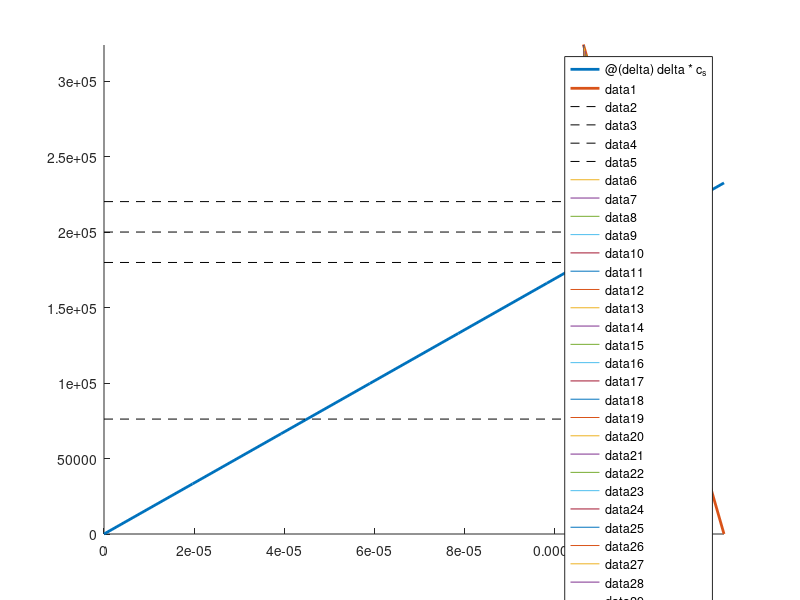

Recreate this plot in MATLAB.
%% hej
%KU2 grupp 7F
clear('all'); close; clc
P 			= 2.5e6; 		% Power to the system
v 			= 20; 			% [m/s] Wind speed
h_tower 	= 110; 			% [m] height of the tower
d_hole 		= 4; 			% [m] holepattern diameter
t_flange 	= 0.15; 		% [m] flange thickness
sigma_utm 	= 30e6; 		% [Pa] iff bolt >= M36
my_WB 		= [0.10 0.40]; 	% (0.10-0.40) Friction between washer and bolt
my_thread 	= [0.07 0.35]; 	% (0.07-0.35) Frction in the thread
w_flange 	= 0.19; 		% Flange width
d_tower 	= d_hole+0.130;	% Tower outer diameter
E 			= 206e9; 		% [Pa] Youngs modulus of steel
n_screws 	= 100;			% Number of swrews
delta_pl 	= 35e-6;		% Embedding distance

%index 1=M24 2=M30 3=M36 4=M42 5=M48 6=M56
%index 1=Pitch 2=out_dia 3=avg_dia 4=inner_dia 5=d_h 6=d_bw 7=dww
Bolt = 1e-3 * [
3   24 22.051 20.752 28 33.61 44;
3.5 30 27.727 26.211 35 45.75 56;
4   36 33.402 31.670 42 51.11 66;
4.5 42 39.077 37.129 48 59.95 78;
5   48 44.752 42.587 56 69.45 92;
5.5 56 52.428 50.046 66 78.66 105];
Bolt_c = 6;  %what bolt is choosen
B_dw = Bolt(Bolt_c, 7);
B_dh = Bolt(Bolt_c, 5);


c_s = E * (pi*Bolt(Bolt_c, 2)^2 /4) / (2*t_flange);	% = E_s*A_s/L_k
% Maskinelement 2.15 - 2.17:
x = (2*t_flange*B_dw/w_flange^2)^(1/3);
A_ekv = pi/4*(B_dw^2-B_dh^2) + pi/8 *(w_flange-B_dw)*B_dw *((x+1)^2 - 1);
c_k = E*A_ekv/(2*t_flange);	% = E_k*A_k/L_k

F_0 = 2e5;  %Pretension of the screw
F_0pl = F_0-delta_pl/(1/c_s+1/c_k);	% Embedding

%% Forces on the connection
F_wind = P/(v*0.75);
M_b = F_wind * h_tower;
alpha = 2*pi/n_screws;
F_N = sin([alpha:alpha:2*pi]);
F_N = F_N * M_b/(d_hole*sum(F_N(1:n_screws/2)));
F_s = F_0+c_s/(c_s+c_k).*F_N;
F_k = F_s - F_N;

% Stresses in the screws. F/(pi/4 * D^2)
sigma_max = max(F_s)/(pi*Bolt(Bolt_c, 2)^2/4);
sigma_m = F_0/(pi*Bolt(Bolt_c, 2)^2/4);
sigma_a = (max(F_s)-F_0)/(pi*Bolt(Bolt_c, 2)^2/4);

% elongations
delta_0s = F_0/c_s;
delta_0 = delta_0s * (c_s+c_k)/c_k;
delta_s = F_s/c_s;

% F/delta plots
s = @(delta) delta*c_s;
k = @(delta) delta_0s*(c_s+c_k) - delta*c_k;

hold on
ylim([0 max(F_k)])
fplot(s,[0 delta_0], 'LineWidth', 2)
fplot(k,[0 delta_0], 'LineWidth', 2)
plot([0 delta_0s],[F_0 F_0],'--k')
plot([0 max(delta_s)],[max(F_s) max(F_s)],'--k')
plot([0 min(delta_s)],[min(F_s) min(F_s)],'--k')
plot([0 max(delta_s)],[min(F_k) min(F_k)],'--k')
for i = 1:n_screws
	plot([delta_s(i) delta_s(i)],[F_k(i) F_s(i)])%,'-k', 'LineWidth', 2)
end



M_tot = F_0*(0.16*Bolt(Bolt_c,1) + 0.58*my_thread*Bolt(Bolt_c,3)...
	+ my_WB*(Bolt(Bolt_c,6)+Bolt(Bolt_c,4))/4);
